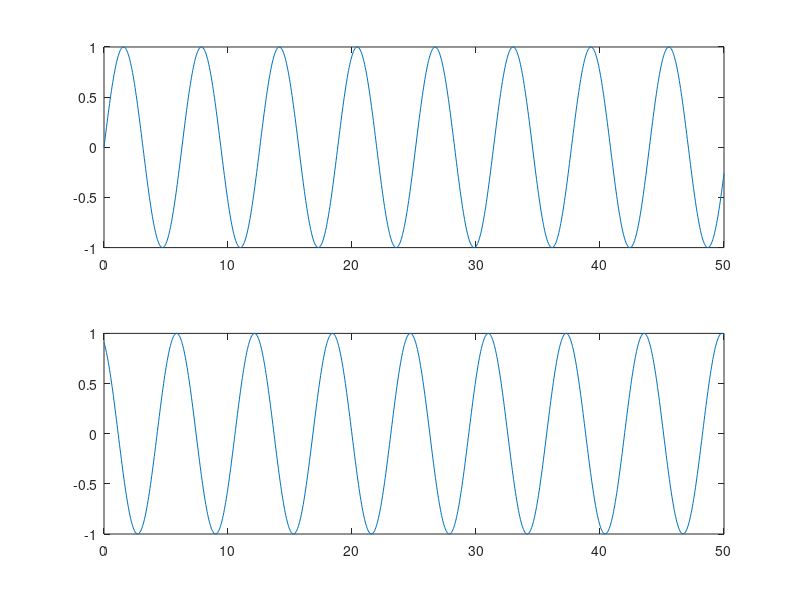
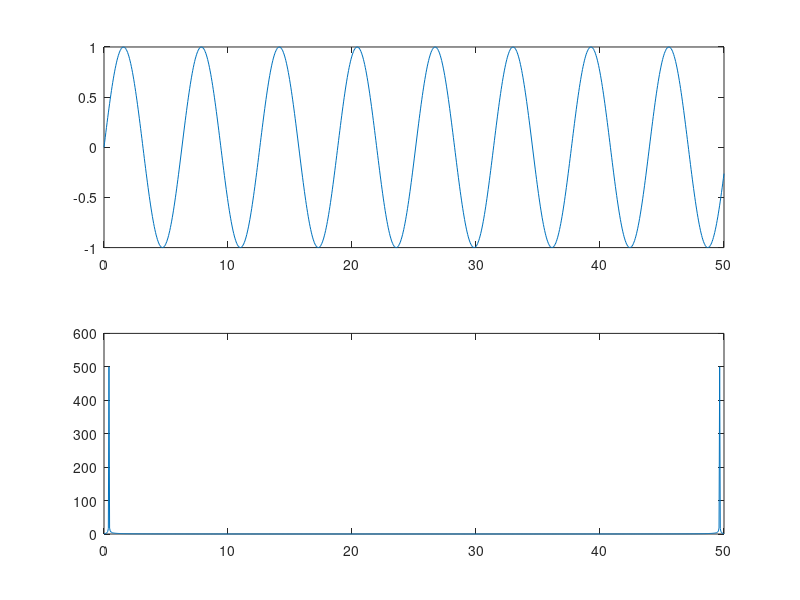
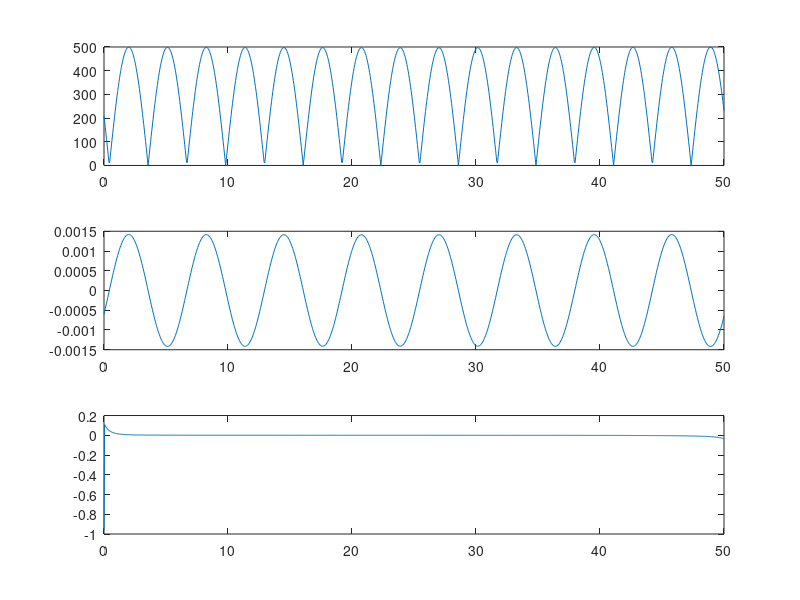

MATLAB code for these plots, in order:
% to get a feeling for GCC-PHAT

t = linspace(0,50,1000);
x1 = sin(t);
x2 = sin(t+2);

figure(1); subplot(2,1,1); plot(t,x1); subplot(2,1,2); plot(t,x2);

% compute FFT of the signals
X1 = fft(x1);
X2 = fft(x2);

figure(2); subplot(2,1,1); plot(t,x1)
subplot(2,1,2); plot(t,abs(X1))

tmp= X1.*conj(X2);

gcc = ifft(tmp);
gccphat1 = ifft(tmp/norm(tmp));
gccphat2 = ifft(tmp./abs(tmp));

figure(3); subplot(3,1,1); plot(t,abs(gcc)); 
subplot(3,1,2); plot(t,gccphat1);
subplot(3,1,3); plot(t,gccphat2);
